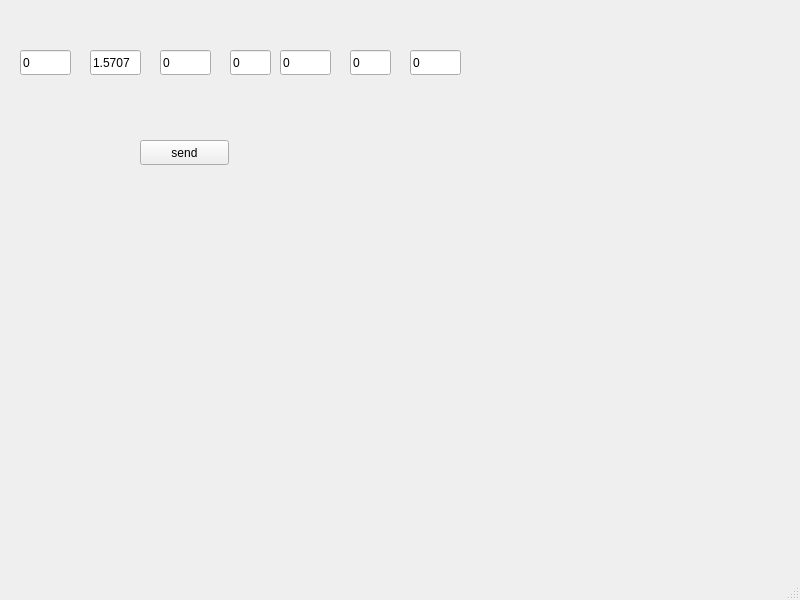
<?xml version="1.0" encoding="UTF-8"?>
<ui version="4.0">
 <class>MainWindow</class>
 <widget class="QMainWindow" name="MainWindow">
  <property name="geometry">
   <rect>
    <x>0</x>
    <y>0</y>
    <width>800</width>
    <height>600</height>
   </rect>
  </property>
  <property name="windowTitle">
   <string>MainWindow</string>
  </property>
  <widget class="QWidget" name="centralwidget">
   <widget class="QPushButton" name="pushButton">
    <property name="geometry">
     <rect>
      <x>140</x>
      <y>140</y>
      <width>89</width>
      <height>25</height>
     </rect>
    </property>
    <property name="text">
     <string>send</string>
    </property>
   </widget>
   <widget class="QLineEdit" name="joint0">
    <property name="geometry">
     <rect>
      <x>20</x>
      <y>50</y>
      <width>51</width>
      <height>25</height>
     </rect>
    </property>
    <property name="text">
     <string>0</string>
    </property>
   </widget>
   <widget class="QLineEdit" name="joint1">
    <property name="geometry">
     <rect>
      <x>90</x>
      <y>50</y>
      <width>51</width>
      <height>25</height>
     </rect>
    </property>
    <property name="text">
     <string>1.5707</string>
    </property>
   </widget>
   <widget class="QLineEdit" name="joint3">
    <property name="geometry">
     <rect>
      <x>230</x>
      <y>50</y>
      <width>41</width>
      <height>25</height>
     </rect>
    </property>
    <property name="text">
     <string>0</string>
    </property>
   </widget>
   <widget class="QLineEdit" name="joint2">
    <property name="geometry">
     <rect>
      <x>160</x>
      <y>50</y>
      <width>51</width>
      <height>25</height>
     </rect>
    </property>
    <property name="text">
     <string>0</string>
    </property>
   </widget>
   <widget class="QLineEdit" name="joint5">
    <property name="geometry">
     <rect>
      <x>350</x>
      <y>50</y>
      <width>41</width>
      <height>25</height>
     </rect>
    </property>
    <property name="text">
     <string>0</string>
    </property>
   </widget>
   <widget class="QLineEdit" name="joint4">
    <property name="geometry">
     <rect>
      <x>280</x>
      <y>50</y>
      <width>51</width>
      <height>25</height>
     </rect>
    </property>
    <property name="text">
     <string>0</string>
    </property>
   </widget>
   <widget class="QLineEdit" name="joint6">
    <property name="geometry">
     <rect>
      <x>410</x>
      <y>50</y>
      <width>51</width>
      <height>25</height>
     </rect>
    </property>
    <property name="text">
     <string>0</string>
    </property>
   </widget>
  </widget>
  <widget class="QMenuBar" name="menubar">
   <property name="geometry">
    <rect>
     <x>0</x>
     <y>0</y>
     <width>800</width>
     <height>27</height>
    </rect>
   </property>
  </widget>
  <widget class="QStatusBar" name="statusbar"/>
 </widget>
 <resources/>
 <connections/>
</ui>
